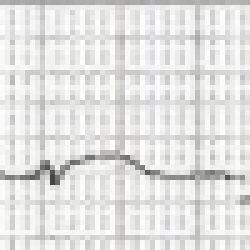
#> input picture test/dataset/sano/ecg3.jpg, 50 x 50 px (shown 5 times larger)
$ python test.py
#> lines starting #> are read from the running program, lines starting #| are printed output that depends on the picture
import cv2
import matplotlib.pyplot as plt

input_img=cv2.imread('dataset/sano/ecg3.jpg')
#> input_img is the input picture: shape (50, 50, 3); mean B, G, R 225.2, 226.6, 226.7
input_img = cv2.cvtColor(input_img, cv2.COLOR_BGR2GRAY)
#> input_img: shape (50, 50)
input_img_resize = cv2.resize(input_img,(51,51))
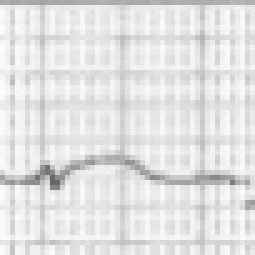
#> input_img_resize: shape (51, 51) (shown 5 times larger); min 100, max 252, mean 226.5

cv2.imwrite('test.jpg',input_img)
